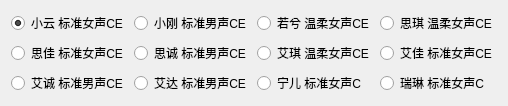
               <widget class="QWidget" name="tab_1">
                <attribute name="title">
                 <string>通用场景</string>
                </attribute>
                <layout class="QGridLayout" name="gridLayout">
                 <item row="1" column="1">
                  <widget class="QRadioButton" name="Sicheng">
                   <property name="text">
                    <string>思诚 标准男声CE</string>
                   </property>
                   <attribute name="buttonGroup">
                    <string notr="true">per_ali</string>
                   </attribute>
                  </widget>
                 </item>
                 <item row="1" column="2">
                  <widget class="QRadioButton" name="Aiqi">
                   <property name="text">
                    <string>艾琪 温柔女声CE</string>
                   </property>
                   <attribute name="buttonGroup">
                    <string notr="true">per_ali</string>
                   </attribute>
                  </widget>
                 </item>
                 <item row="0" column="2">
                  <widget class="QRadioButton" name="Ruoxi">
                   <property name="text">
                    <string>若兮 温柔女声CE</string>
                   </property>
                   <attribute name="buttonGroup">
                    <string notr="true">per_ali</string>
                   </attribute>
                  </widget>
                 </item>
                 <item row="0" column="3">
                  <widget class="QRadioButton" name="Siqi">
                   <property name="text">
                    <string>思琪 温柔女声CE</string>
                   </property>
                   <attribute name="buttonGroup">
                    <string notr="true">per_ali</string>
                   </attribute>
                  </widget>
                 </item>
                 <item row="1" column="3">
                  <widget class="QRadioButton" name="Aijia">
                   <property name="text">
                    <string>艾佳 标准女声CE</string>
                   </property>
                   <attribute name="buttonGroup">
                    <string notr="true">per_ali</string>
                   </attribute>
                  </widget>
                 </item>
                 <item row="0" column="1">
                  <widget class="QRadioButton" name="Xiaogang">
                   <property name="text">
                    <string>小刚 标准男声CE</string>
                   </property>
                   <attribute name="buttonGroup">
                    <string notr="true">per_ali</string>
                   </attribute>
                  </widget>
                 </item>
                 <item row="0" column="0">
                  <widget class="QRadioButton" name="Xiaoyun">
                   <property name="text">
                    <string>小云 标准女声CE</string>
                   </property>
                   <property name="checked">
                    <bool>true</bool>
                   </property>
                   <attribute name="buttonGroup">
                    <string notr="true">per_ali</string>
                   </attribute>
                  </widget>
                 </item>
                 <item row="1" column="0">
                  <widget class="QRadioButton" name="Sijia">
                   <property name="text">
                    <string>思佳 标准女声CE</string>
                   </property>
                   <attribute name="buttonGroup">
                    <string notr="true">per_ali</string>
                   </attribute>
                  </widget>
                 </item>
                 <item row="2" column="0">
                  <widget class="QRadioButton" name="Aicheng">
                   <property name="text">
                    <string>艾诚 标准男声CE</string>
                   </property>
                   <attribute name="buttonGroup">
                    <string notr="true">per_ali</string>
                   </attribute>
                  </widget>
                 </item>
                 <item row="2" column="1">
                  <widget class="QRadioButton" name="Aida">
                   <property name="text">
                    <string>艾达 标准男声CE</string>
                   </property>
                   <attribute name="buttonGroup">
                    <string notr="true">per_ali</string>
                   </attribute>
                  </widget>
                 </item>
                 <item row="2" column="2">
                  <widget class="QRadioButton" name="Ninger">
                   <property name="text">
                    <string>宁儿 标准女声C</string>
                   </property>
                   <attribute name="buttonGroup">
                    <string notr="true">per_ali</string>
                   </attribute>
                  </widget>
                 </item>
                 <item row="2" column="3">
                  <widget class="QRadioButton" name="Ruilin">
                   <property name="text">
                    <string>瑞琳 标准女声C</string>
                   </property>
                   <attribute name="buttonGroup">
                    <string notr="true">per_ali</string>
                   </attribute>
                  </widget>
                 </item>
                </layout>
               </widget>
